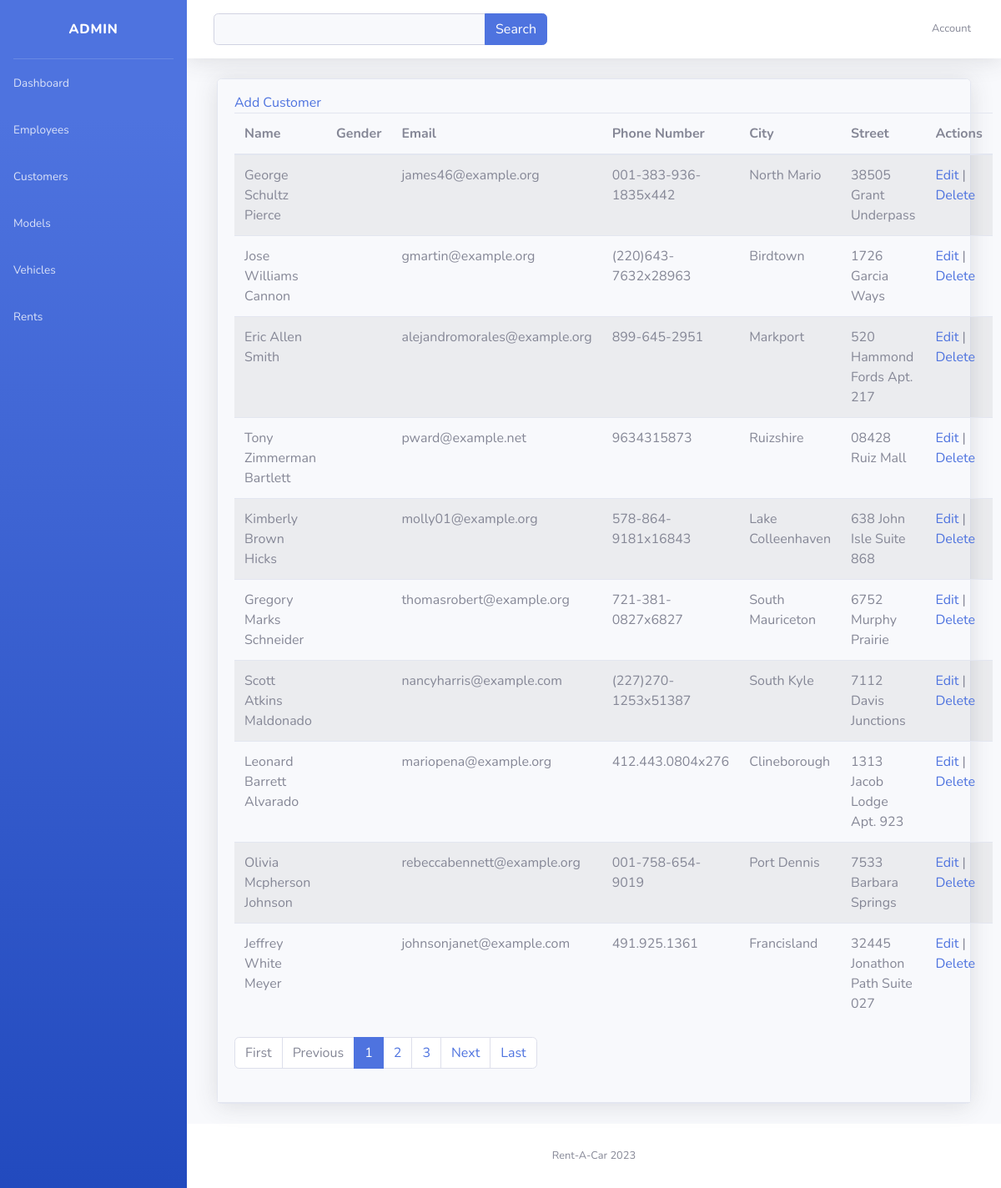
The app's page /customer_view with its own data.
### BootStrapAdmin/models.py (models this page shows, shortened)
class BaseModel(models.Model):
    created_at = models.DateTimeField(
        auto_now_add=True, db_index=True
    )
    updated_at = models.DateTimeField(auto_now=True)
    class Meta:
        abstract = True

class Customer(BaseModel): # Related to Rent Table
    GENDER_CHOICES = (
        ('Male','Male'),
        ('Female','Female'),
        ('Others','Others')
    )
    first_name = models.CharField(max_length=100, null=False, blank=False)
    middle_name = models.CharField(max_length=100, null=True, blank=True)
    last_name = models.CharField(max_length=100, null=False, blank=False)
    gender = models.CharField(max_length = 100, null=False, blank=False, choices=GENDER_CHOICES)
    email_address = models.CharField(max_length = 100, null=False, blank=False)
    phone_number = models.CharField(max_length=100, null=False, blank=False)
    street = models.CharField(max_length=100, null=False, blank=False)
    city = models.CharField(max_length=100, null=False, blank=False)

### BootStrapAdmin/views.py (the view)
# urls.py: path('customer_view', CustomerView.as_view(), name='customer-view'),
class CustomerView(ListView):
    model = Customer
    context_object_name = 'customer'
    template_name = 'customers.html'
    paginate_by = 10
    def get_context_data(self, **kwargs):
        context = super().get_context_data(**kwargs)
        return context

### BootStrapAdmin/templates/customers.html
{% extends 'Index.html' %}
{% load static %}
{% block content %}
    <a href="{% url 'customer-add' %}" class="add-btn">Add Customer</a>
    <table class="table table-hover table-striped">
        <thead>
            <tr>
                <th>Name</th>
                <th>Gender</th>
                <th>Email</th>
                <th>Phone Number</th>
                <th>City</th>
                <th>Street</th>
                <th>Actions</th>
            </tr>
        </thead>
        <tbody>
            {% for x in customer %}
            <tr>
                <td>{{ x.first_name }} {{ x.middle_name }} {{ x.last_name }}</td>
                <td>{{ x.gender }}</td>
                <td>{{ x.email_address }}</td>
                <td>{{ x.phone_number }}</td>
                <td>{{ x.city }}</td>
                <td>{{ x.street }}</td>
                <td>
                    <a href="customer_view/{{ x.id }}">Edit</a> |
                    <a href="customer_view/{{ x.id }}/delete" >Delete</a>
                </td>
            </tr>
            {% endfor %}
        </tbody>
    </table>
    {% include 'includes/pagination.html' %}
{% endblock %}

### records on screen
Customer: first_name "George", middle_name "Schultz", last_name "Pierce", email_address "james46@example.org", phone_number "001-383-936-1835x442", city "North Mario", street "38505 Grant Underpass"
Customer: first_name "Jose", middle_name "Williams", last_name "Cannon", email_address "gmartin@example.org", phone_number "(220)643-7632x28963", city "Birdtown", street "1726 Garcia Ways"
Customer: first_name "Eric", middle_name "Allen", last_name "Smith", email_address "alejandromorales@example.org", phone_number "899-645-2951", city "Markport", street "520 Hammond Fords Apt. 217"
Customer: first_name "Tony", middle_name "Zimmerman", last_name "Bartlett", email_address "pward@example.net", phone_number "9634315873", city "Ruizshire", street "08428 Ruiz Mall"
Customer: first_name "Kimberly", middle_name "Brown", last_name "Hicks", email_address "molly01@example.org", phone_number "578-864-9181x16843", city "Lake Colleenhaven", street "638 John Isle Suite 868"
Customer: first_name "Gregory", middle_name "Marks", last_name "Schneider", email_address "thomasrobert@example.org", phone_number "721-381-0827x6827", city "South Mauriceton", street "6752 Murphy Prairie"
Customer: first_name "Scott", middle_name "Atkins", last_name "Maldonado", email_address "nancyharris@example.com", phone_number "(227)270-1253x51387", city "South Kyle", street "7112 Davis Junctions"
Customer: first_name "Leonard", middle_name "Barrett", last_name "Alvarado", email_address "mariopena@example.org", phone_number "412.443.0804x276", city "Clineborough", street "1313 Jacob Lodge Apt. 923"
Customer: first_name "Olivia", middle_name "Mcpherson", last_name "Johnson", email_address "rebeccabennett@example.org", phone_number "001-758-654-9019", city "Port Dennis", street "7533 Barbara Springs"
Customer: first_name "Jeffrey", middle_name "White", last_name "Meyer", email_address "johnsonjanet@example.com", phone_number "491.925.1361", city "Francisland", street "32445 Jonathon Path Suite 027"

### other values on screen
{{ page_num }} "1"
{{ page_num }} "2" "3"
